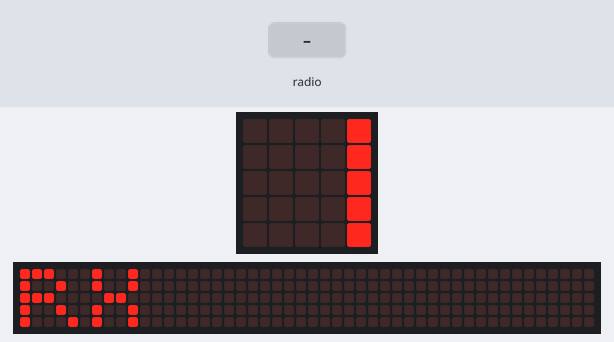
Recording of a program running on a simulated BBC micro:bit running MicroPython. On the bench: the board's 5×5 LED display, a strip that is not on the board, showing the scrolling text unrolled. The inputs (shaded band) are chosen by the test bench. The 48×5 strip is a reading aid, not a part: it shows the text the display is scrolling, unrolled, one strip-width of it at a time.

Above: at 0.07 s.
At 1.27 s:
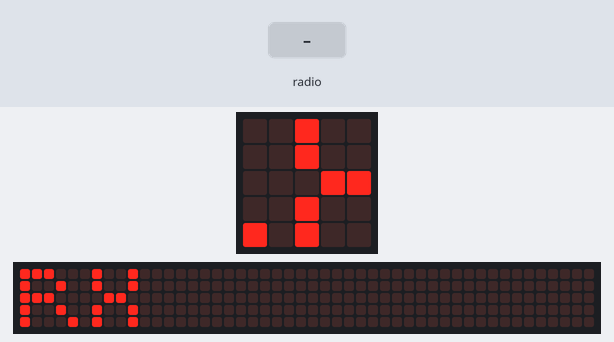
1.3 s: radio message "1" arrives
At 2.32 s:
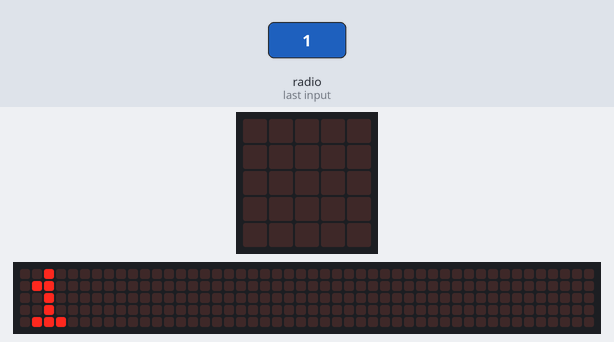
Timing chart, 0 to 4.3 s (numbered marks = the images above; inputs shaded):
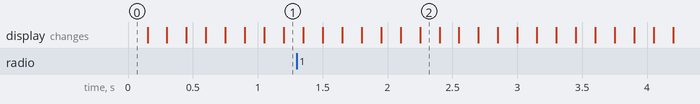

Measured:
- after the input at 1.3 s, the display: first differs from a run without the input after 0.95 s (image 2)

The program:

RX-main.py
```python
# Imports go at the top
from microbit import *
import radio

radio.on()
radio.config(group=23, power=7)
# Code in a 'while True:' loop repeats forever
while True:
    message = radio.receive()
    if message:
        display.scroll(message)
    else:
        display.scroll('RX')
```
